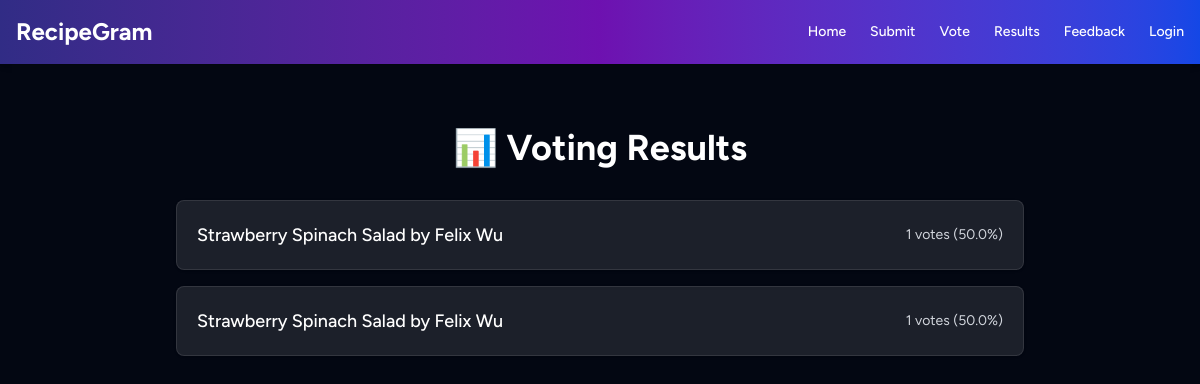
The app's page /results with its own data.
### tables this page shows
CREATE TABLE recipes (
                id INTEGER PRIMARY KEY AUTOINCREMENT,
                title TEXT,
                ingredients TEXT,
                instructions TEXT,
                votes INTEGER DEFAULT 0
            , image TEXT, submitted_by TEXT);

### app.py (the view)
@app.route('/results')
def results():
    with sqlite3.connect(DB_NAME) as conn:
        conn.row_factory = sqlite3.Row
        c = conn.cursor()
        c.execute('SELECT title, votes FROM recipes')
        data = c.fetchall()
    total_votes = sum([row['votes'] for row in data]) or 1
    proportions = sorted([
        {
            'title': row['title'],
            'votes': row['votes'],
            'percent': round((row['votes'] / total_votes) * 100, 1)
        }
        for row in data
    ], key=lambda x: x['votes'], reverse=True)
    return render_template('results.html', proportions=proportions)

### templates/results.html (shortened to what this page needs)
<!DOCTYPE html>
<html lang="en">
<head>
  <script src="https://cdn.jsdelivr.net/npm/@tailwindcss/browser@4"></script>
</head>
<body class="bg-gray-950 text-white">
  {% include 'navbar.html' %}
  <section class="max-w-4xl mx-auto px-6 py-16">
    <h2 class="text-4xl font-bold text-center mb-8">📊 Voting Results</h2>
    {% if proportions and proportions|length > 0 %}
  <ul class="space-y-4">
    {% for item in proportions %}
    <li class="bg-white/10 border border-white/10 rounded-lg p-5 flex justify-between items-center shadow hover:shadow-lg transition">
      <span class="text-lg font-medium">{{ item.title }}</span>
      <span class="text-sm text-gray-300">{{ item.votes }} votes ({{ item.percent }}%)</span>
    </li>
    {% endfor %}
  </ul>
{% else %}
  <p class="text-center text-gray-400">No votes have been recorded yet.</p>
{% endif %}
  </section>
</body>
</html>

### templates/results.html (style rules this page uses)
body { font-family: 'Figtree', sans-serif; }

### records on screen
recipes: title "Strawberry Spinach Salad by Felix Wu", votes "1", percent "50.0"
recipes: title "Strawberry Spinach Salad by Felix Wu", votes "1", percent "50.0"
